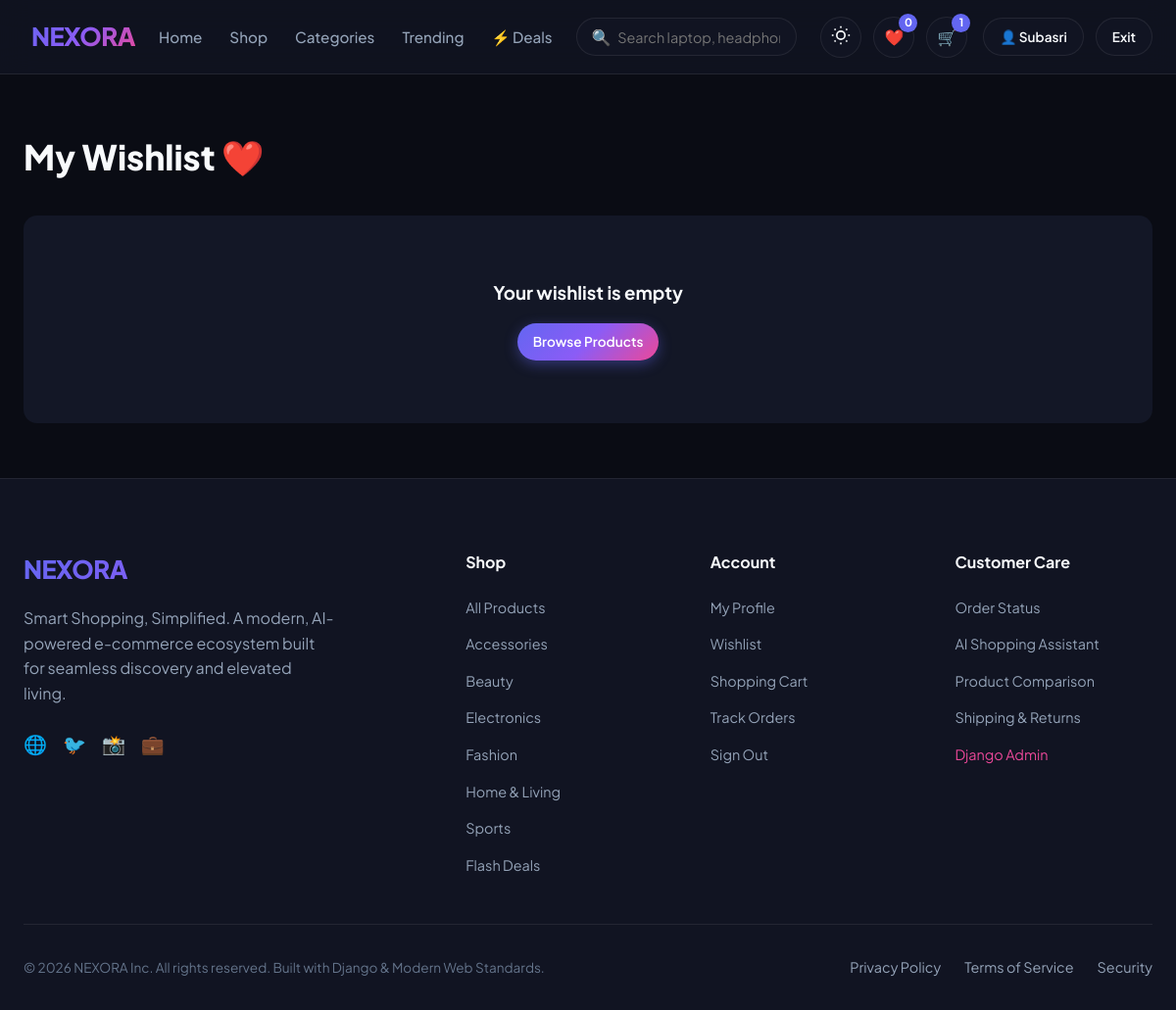
The page /wishlist/ (signed in) on the database its author committed.
### store/models.py (models this page shows, shortened)
class Category(models.Model):
    name = models.CharField(max_length=100, unique=True)
    slug = models.SlugField(max_length=120, unique=True)
    description = models.TextField(blank=True, null=True)
    image_url = models.URLField(max_length=500, blank=True, null=True)
    icon = models.CharField(max_length=50, default='bi-tag', help_text='Icon class or identifier')
    created_at = models.DateTimeField(auto_now_add=True)
    class Meta:
        verbose_name_plural = 'Categories'
        ordering = ['name']

### store/views.py (the view)
# urls.py: path('wishlist/', views.wishlist_view, name='wishlist'),
@login_required
def wishlist_view(request):
    wishlist_items = Wishlist.objects.filter(user=request.user).select_related('product')
    return render(request, 'store/wishlist.html', {'wishlist_items': wishlist_items})

### store/context_processors.py (called while the page is built)
def global_store_context(request):
    categories = Category.objects.all()
    cart_count = 0
    wishlist_count = 0
    compare_list = request.session.get('compare_list', [])
    if request.user.is_authenticated:
        cart = Cart.objects.filter(user=request.user).first()
        if cart:
            cart_count = cart.total_items
        wishlist_count = Wishlist.objects.filter(user=request.user).count()
    else:
        session_key = request.session.session_key
        if session_key:
            cart = Cart.objects.filter(session_key=session_key).first()
            if cart:
                cart_count = cart.total_items
    return {
        'global_categories': categories,
        'cart_count': cart_count,
        'wishlist_count': wishlist_count,
        'compare_count': len(compare_list),
        'compare_list': compare_list,
    }

### store/models.py (called while the page is built)
    @property
    def total_items(self):
        return sum(item.quantity for item in self.items.all())

### store/templates/store/wishlist.html (shortened to what this page needs)
{% extends 'store/base.html' %}
{% block content %}
<div class="container" style="padding:3.5rem 1.5rem;">
  <h1 style="font-size:2.2rem;font-weight:800;margin-bottom:2rem;">My Wishlist ❤️</h1>
  {% if wishlist_items %}
  <div class="product-grid">
    {% for item in wishlist_items %}
    <div class="product-card">
      <div class="product-thumb-wrap">
        <a href="{% url 'product_detail' item.product.slug %}">
          <img src="{{ item.product.main_image }}" class="product-thumb">
        </a>
      </div>
      <div class="product-content">
        <h4 class="product-name"><a href="{% url 'product_detail' item.product.slug %}">{{ item.product.name }}</a></h4>
        <div class="current-price" style="margin-bottom:1rem;">₹{{ item.product.current_price }}</div>
        <button onclick="addToCart({{ item.product.id }}, 1, this)" class="btn btn-primary btn-sm btn-block">Move to Cart 🛒</button>
      </div>
    </div>
    {% endfor %}
  </div>
  {% else %}
  <div style="text-align:center;padding:4rem 2rem;background:var(--bg-card);border-radius:var(--radius-md);">
    <h3>Your wishlist is empty</h3>
    <a href="{% url 'product_list' %}" class="btn btn-primary btn-sm" style="margin-top:1rem;">Browse Products</a>
  </div>
  {% endif %}
</div>
{% endblock %}

### store/templates/store/base.html (shortened to what this page needs)
{% load static %}
<!DOCTYPE html>
<html lang="en" data-theme="dark">
<head>
  <link rel="stylesheet" href="{% static 'css/main.css' %}">
</head>
<body>
  <header class="navbar">
    <div class="container">
      <a href="{% url 'home' %}" class="brand-logo">
        NEXORA
      </a>
      <ul class="nav-links">
        <li><a href="{% url 'home' %}" class="nav-link {% if request.resolver_match.url_name == 'home' %}active{% endif %}">Home</a></li>
        <li><a href="{% url 'product_list' %}" class="nav-link {% if request.resolver_match.url_name == 'product_list' and not request.GET.sort %}active{% endif %}">Shop</a></li>
        <li><a href="{% url 'product_list' %}#categories" class="nav-link">Categories</a></li>
        <li><a href="{% url 'product_list' %}?sort=popular" class="nav-link">Trending</a></li>
        <li><a href="{% url 'home' %}#flash-deals" class="nav-link">⚡ Deals</a></li>
      </ul>
      <form action="{% url 'product_list' %}" method="GET" class="nav-search-box">
        <span class="nav-search-icon">🔍</span>
        <input type="text" name="q" value="{{ request.GET.q|default:'' }}" class="nav-search-input" placeholder="Search laptop, headphones, shoes..." autocomplete="off" id="headerSearchInput">
      </form>
      <div class="nav-actions">
        <button class="action-btn" id="themeToggleBtn" title="Toggle Theme">
          <span id="themeIcon">🌙</span>
        </button>
        {% if user.is_authenticated %}
        <a href="{% url 'wishlist' %}" class="action-btn" title="Wishlist">
          <span>❤️</span>
          <span class="badge-count" id="wishlistBadge">{{ wishlist_count }}</span>
        </a>
        {% else %}
        <a href="{% url 'login' %}?next={% url 'wishlist' %}" class="action-btn" title="Wishlist">
          <span>❤️</span>
        </a>
        {% endif %}
        <a href="{% url 'cart' %}" class="action-btn" id="navCartBtn" title="Shopping Cart">
          <span>🛒</span>
          <span class="badge-count" id="cartBadge">{{ cart_count }}</span>
        </a>
        {% if user.is_authenticated %}
        <a href="{% url 'profile' %}" class="btn btn-secondary btn-sm" style="margin-left:0.25rem;">
          👤 {{ user.first_name|default:user.username }}
        </a>
        <a href="{% url 'logout' %}" class="btn btn-secondary btn-sm" title="Logout">Exit</a>
        {% else %}
        <a href="{% url 'login' %}" class="btn btn-secondary btn-sm">Login</a>
        <a href="{% url 'register' %}" class="btn btn-primary btn-sm">Register</a>
        {% endif %}
      </div>
    </div>
  </header>
  <main style="flex:1;">
    {% block content %}{% endblock %}
  </main>
  <footer class="footer">
    <div class="container">
      <div class="footer-grid">
        <div>
          <a href="{% url 'home' %}" class="brand-logo" style="margin-bottom:0.75rem;">NEXORA</a>
          <p class="footer-desc">Smart Shopping, Simplified. A modern, AI-powered e-commerce ecosystem built for seamless discovery and elevated living.</p>
          <div style="display:flex;gap:1rem;color:var(--text-dim);font-size:1.2rem;">
            <span>🌐</span> <span>🐦</span> <span>📸</span> <span>💼</span>
          </div>
        </div>
        <div>
          <h4 class="footer-title">Shop</h4>
          <ul class="footer-links">
            <li><a href="{% url 'product_list' %}" class="footer-link">All Products</a></li>
            {% for cat in global_categories %}
            <li><a href="{% url 'product_list' %}?category={{ cat.slug }}" class="footer-link">{{ cat.name }}</a></li>
            {% endfor %}
            <li><a href="{% url 'home' %}#flash-deals" class="footer-link">Flash Deals</a></li>
          </ul>
        </div>
        <div>
          <h4 class="footer-title">Account</h4>
          <ul class="footer-links">
            {% if user.is_authenticated %}
            <li><a href="{% url 'profile' %}" class="footer-link">My Profile</a></li>
            <li><a href="{% url 'wishlist' %}" class="footer-link">Wishlist</a></li>
            <li><a href="{% url 'cart' %}" class="footer-link">Shopping Cart</a></li>
            <li><a href="{% url 'order_tracking' %}" class="footer-link">Track Orders</a></li>
            <li><a href="{% url 'logout' %}" class="footer-link">Sign Out</a></li>
            {% else %}
            <li><a href="{% url 'login' %}" class="footer-link">Sign In</a></li>
            <li><a href="{% url 'register' %}" class="footer-link">Create Account</a></li>
            <li><a href="{% url 'order_tracking' %}" class="footer-link">Track Order</a></li>
            {% endif %}
          </ul>
        </div>
        <div>
          <h4 class="footer-title">Customer Care</h4>
          <ul class="footer-links">
            <li><a href="{% url 'order_tracking' %}" class="footer-link">Order Status</a></li>
            <li><a href="{% url 'home' %}#ai-assistant" class="footer-link">AI Shopping Assistant</a></li>
            <li><a href="{% url 'compare' %}" class="footer-link">Product Comparison</a></li>
            <li><a href="#" class="footer-link">Shipping & Returns</a></li>
            <li><a href="/admin/" class="footer-link" style="color:var(--accent);">Django Admin</a></li>
          </ul>
        </div>
      </div>
      <div class="footer-bottom">
        <div>&copy; 2026 NEXORA Inc. All rights reserved. Built with Django & Modern Web Standards.</div>
        <div style="display:flex;gap:1.5rem;">
          <a href="#" class="footer-link">Privacy Policy</a>
          <a href="#" class="footer-link">Terms of Service</a>
          <a href="#" class="footer-link">Security</a>
        </div>
      </div>
    </div>
  </footer>
</body>
</html>

### rows shown on the page
Category: name "Accessories"
Category: name "Beauty"
Category: name "Electronics"
Category: name "Fashion"
Category: name "Home & Living"
Category: name "Sports"

### other values the page prints
{{ wishlist_count }} "0"
{{ cart_count }} "1"
{{ user.first_name|default:user.username }} "Subasri"
